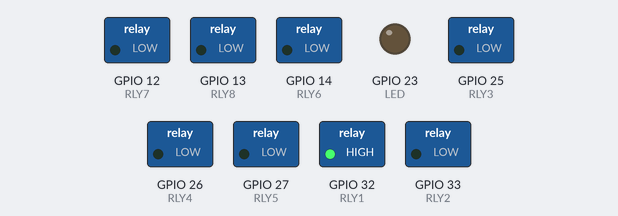
This program was run on a simulated ESP32. Shown: switched loads named in the program (green lamp = pin HIGH), output pins drawn as LEDs (lit = HIGH).

Above: at 0.5 s.
At 2.5 s:
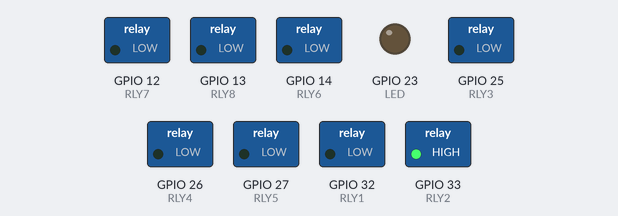
At 6.5 s:
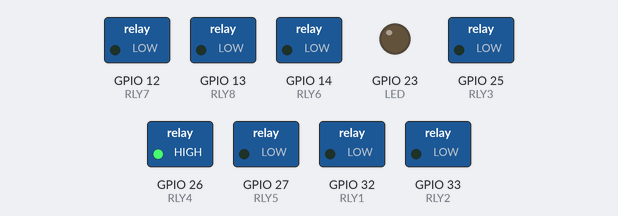
At 11.5 s:
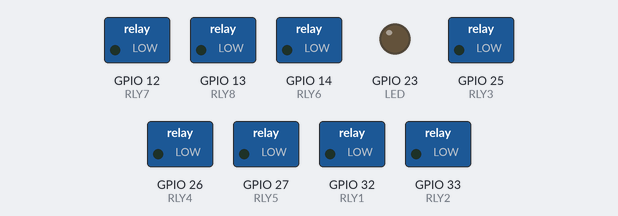
At 16.5 s:
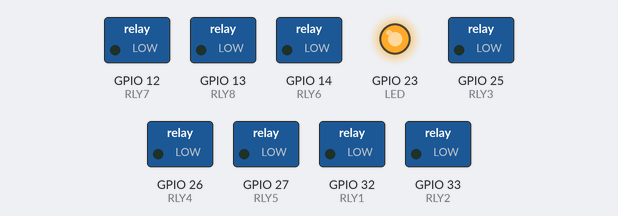
At 22.5 s:
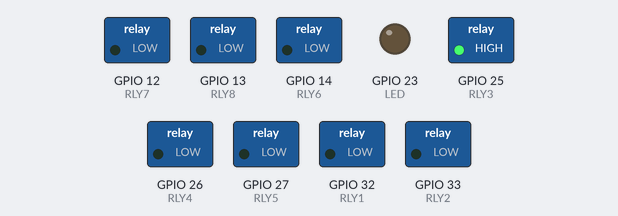
Timing chart, 0 to 23.4 s (numbered marks = the images above):
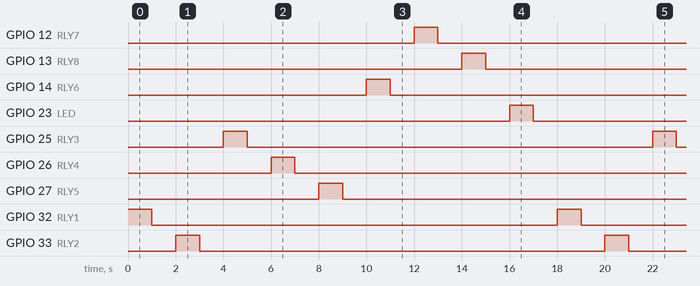

Measured:
- by itself, GPIO 12 (RLY7), GPIO 13 (RLY8), GPIO 14 (RLY6), GPIO 23 (LED), GPIO 25 (RLY3), GPIO 26 (RLY4), GPIO 27 (RLY5), GPIO 32 (RLY1), GPIO 33 (RLY2): alternates HIGH for 1.0 s and LOW for 17.0 s
- by itself, everything shown: repeats every 18.0 s, in 18 steps

The program:

main.cpp
```cpp
#include <Arduino.h>

#define RLY1     32  //ok
#define RLY2     33  //ok
#define RLY3     25  //ok
#define RLY4     26  //ok
#define RLY5     27  //ok
#define RLY6     14   //ok
#define RLY7     12  //ok
#define RLY8     13  //ok
#define LED      23 //ok


void setup() {
  pinMode(RLY1, OUTPUT);  //relay1
  pinMode(RLY2, OUTPUT);  //relay2
  pinMode(RLY3, OUTPUT);  //relay3
  pinMode(RLY4, OUTPUT); //relay4
  pinMode(RLY5, OUTPUT);  //relay1
  pinMode(RLY6, OUTPUT);  //relay2
  pinMode(RLY7, OUTPUT);  //relay3
  pinMode(RLY8, OUTPUT); //relay4
  pinMode(LED, OUTPUT);
}


// the loop function runs over and over again forever
void loop() {
  digitalWrite(RLY1, HIGH);
  delay(1000);
  digitalWrite(RLY1, LOW);
  delay(1000);

  digitalWrite(RLY2, HIGH);
  delay(1000);
  digitalWrite(RLY2, LOW);
  delay(1000);

  digitalWrite(RLY3, HIGH);
  delay(1000);
  digitalWrite(RLY3, LOW);
  delay(1000);

  digitalWrite(RLY4, HIGH);
  delay(1000);
  digitalWrite(RLY4, LOW);
  delay(1000);

  digitalWrite(RLY5, HIGH);
  delay(1000);
  digitalWrite(RLY5, LOW);
  delay(1000);

  digitalWrite(RLY6, HIGH);
  delay(1000);
  digitalWrite(RLY6, LOW);
  delay(1000);

  digitalWrite(RLY7, HIGH);
  delay(1000);
  digitalWrite(RLY7, LOW);
  delay(1000);

  digitalWrite(RLY8, HIGH);
  delay(1000);
  digitalWrite(RLY8, LOW);
  delay(1000);

  digitalWrite(LED, HIGH);
  delay(1000);
  digitalWrite(LED, LOW);
  delay(1000);
}
```
